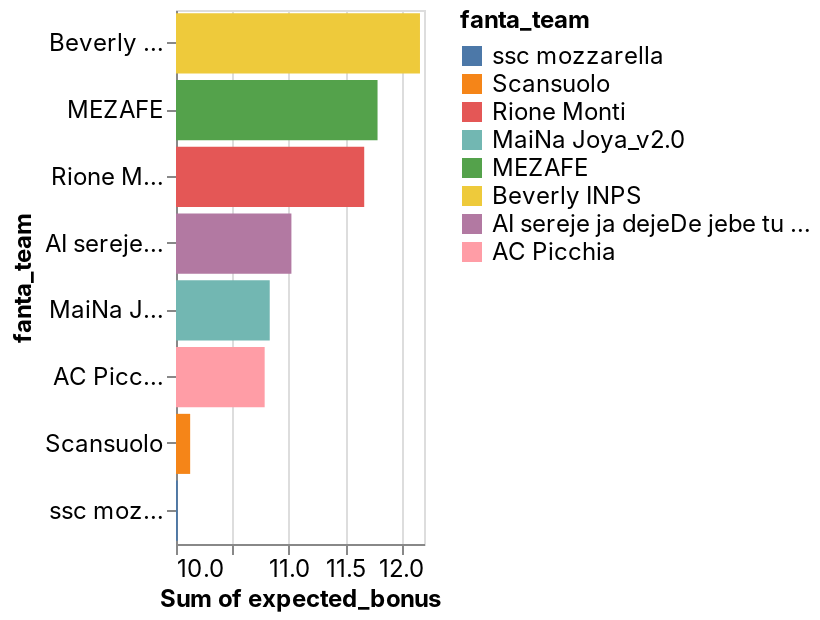

Notebook code cell kept with this figure:
### Code cell
_deepnote_run_altair(predictions, """{"$schema":"https://vega.github.io/schema/vega-lite/v4.json","mark":{"type":"bar","tooltip":{"content":"data"}},"height":220,"autosize":{"type":"fit"},"data":{"name":"placeholder"},"encoding":{"x":{"field":"expected_bonus","type":"quantitative","sort":null,"scale":{"type":"linear","zero":false},"aggregate":"sum"},"y":{"field":"fanta_team","type":"nominal","sort":{"order":"descending","encoding":"x"},"scale":{"type":"linear","zero":true}},"color":{"field":"fanta_team","type":"nominal","sort":null,"scale":{"type":"linear","zero":false}}}}""")

### Figure 1 — Vega-Lite specification as saved in the notebook (floating-point values rounded to 4 significant figures; data arrays with more than 128 entries replaced by an {"elided": "..."} marker saying what was removed)
{"config": {"view": {"continuousWidth": 400, "continuousHeight": 300}, "area": {"fill": "#51C0E9"}, "axis": {"labelFont": "Inter, sans-serif", "labelFontSize": 12, "labelFontWeight": "normal", "labelLimit": 60, "labelOverlap": "greedy", "titleFont": "Inter, sans-serif", "titleFontSize": 12, "titleFontWeight": "bold"}, "background": "#ffffff", "legend": {"labelFont": "Inter, sans-serif", "labelFontSize": 12, "titleFont": "Inter, sans-serif", "titleFontSize": 12, "titleFontWeight": "bold"}, "line": {"stroke": "#51C0E9", "strokeWidth": 2}, "rect": {"fill": "#51C0E9"}, "title": {"anchor": "start", "color": "#000000", "font": "Inter, sans-serif", "fontSize": 22, "fontWeight": "normal"}}, "data": {"name": "data-3a1e5b6e5fe4d240155c17cfafcdc3cf"}, "mark": {"type": "bar", "tooltip": {"content": "data"}}, "autosize": {"type": "fit"}, "encoding": {"color": {"type": "nominal", "field": "fanta_team", "scale": {"type": "linear", "zero": false}, "sort": null}, "x": {"type": "quantitative", "aggregate": "sum", "field": "expected_bonus", "scale": {"type": "linear", "zero": false}, "sort": null}, "y": {"type": "nominal", "field": "fanta_team", "scale": {"type": "linear", "zero": true}, "sort": {"encoding": "x", "order": "descending"}}}, "height": 300, "width": "container", "$schema": "https://vega.github.io/schema/vega-lite/v4.json", "datasets": {"data-3a1e5b6e5fe4d240155c17cfafcdc3cf": {"elided": "166 records"}}}
